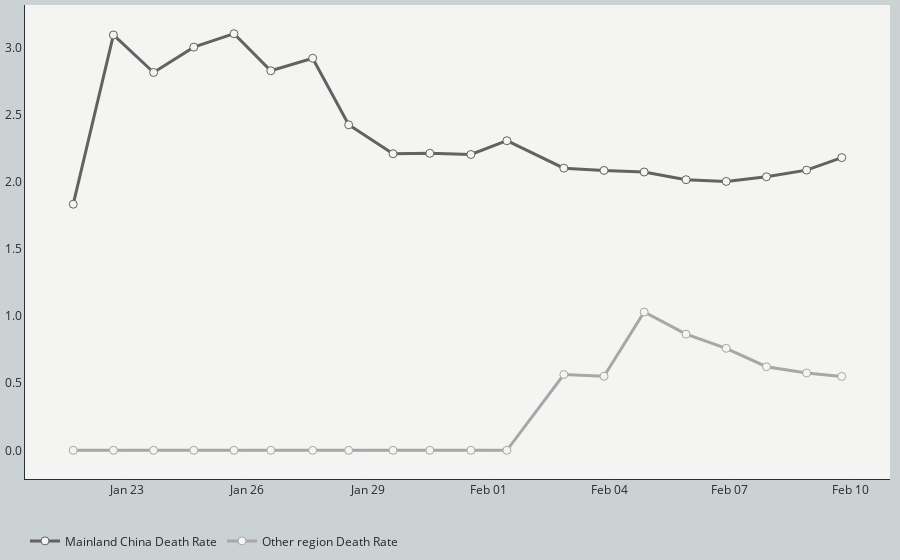

Notebook code for this chart:
### Code cell
# Line plot for deaths cases
# Set up tick scale based on confirmed case number
tickList = list(np.arange(0, (df_deaths['Mainland China']/df_confirmed['Mainland China']*100).max(), 0.5))

# Create empty figure canvas
fig_rate = go.Figure()
# Add trace to the figure
fig_rate.add_trace(go.Scatter(x=df_deaths['Date'], y=df_deaths['Mainland China']/df_confirmed['Mainland China']*100,
                                mode='lines+markers',
                                name='Mainland China Death Rate',
                                line=dict(color='#626262', width=3),
                                marker=dict(size=8, color='#f4f4f2',
                                            line=dict(width=1,color='#626262')),
                                text=[datetime.strftime(d, '%b %d %Y AEDT') for d in df_deaths['Date']],
                                hovertext=['Mainland China death rate<br>{:.2f}%'.format(i) for i in df_deaths['Mainland China']/df_confirmed['Mainland China']*100],
                                hovertemplate='<b>%{text}</b><br></br>'+
                                              '%{hovertext}'+
                                              '<extra></extra>'))
fig_rate.add_trace(go.Scatter(x=df_deaths['Date'], y=df_deaths['Other locations']/df_confirmed['Other locations']*100,
                                mode='lines+markers',
                                name='Other region Death Rate',
                                line=dict(color='#a7a7a7', width=3),
                                marker=dict(size=8, color='#f4f4f2',
                                            line=dict(width=1,color='#a7a7a7')),
                                text=[datetime.strftime(d, '%b %d %Y AEDT') for d in df_deaths['Date']],
                                hovertext=['Mainland China death rate<br>{:.2f}%'.format(i) for i in df_deaths['Other locations']/df_confirmed['Other locations']*100],
                                hovertemplate='<b>%{text}</b><br></br>'+
                                              '%{hovertext}'+
                                              '<extra></extra>'))

# Customise layout
fig_rate.update_layout(
    margin=go.layout.Margin(
        l=10,
        r=10,
        b=10,
        t=5,
        pad=0
    ),
    yaxis=dict(
        showline=True, linecolor='#272e3e',
        zeroline=False,
        gridcolor='rgba(203, 210, 211,.3)',
        gridwidth = .1,
        tickmode='array',
        # Set tick range based on the maximum number
        tickvals=tickList,
        # Set tick label accordingly
        ticktext=['{:.1f}'.format(i) for i in tickList]
    ),
#    yaxis_title="Total Death Case Number",
    xaxis=dict(
        showline=True, linecolor='#272e3e',
        gridcolor='rgba(203, 210, 211,.3)',
        gridwidth = .1,
        zeroline=False
    ),
    xaxis_tickformat='%b %d',
    hovermode = 'x',
    legend_orientation="h",
#    legend=dict(x=.35, y=-.05),
    plot_bgcolor='#f4f4f2',
    paper_bgcolor='#cbd2d3',
    font=dict(color='#292929')
)

fig_rate.show()

### Figure 1 — Plotly figure (JSON) as saved in the notebook; plotly's stock layout.template omitted (floating-point values rounded to 4 significant figures)
{"data": [{"hovertemplate": "<b>%{text}</b><br></br>%{hovertext}<extra></extra>", "hovertext": ["Mainland China death rate<br>2.18%", "Mainland China death rate<br>2.09%", "Mainland China death rate<br>2.04%", "Mainland China death rate<br>2.00%", "Mainland China death rate<br>2.02%", "Mainland China death rate<br>2.07%", "Mainland China death rate<br>2.09%", "Mainland China death rate<br>2.10%", "Mainland China death rate<br>2.31%", "Mainland China death rate<br>2.21%", "Mainland China death rate<br>2.21%", "Mainland China death rate<br>2.21%", "Mainland China death rate<br>2.43%", "Mainland China death rate<br>2.92%", "Mainland China death rate<br>2.83%", "Mainland China death rate<br>3.11%", "Mainland China death rate<br>3.01%", "Mainland China death rate<br>2.82%", "Mainland China death rate<br>3.10%", "Mainland China death rate<br>1.83%"], "line": {"color": "#626262", "width": 3}, "marker": {"color": "#f4f4f2", "line": {"color": "#626262", "width": 1}, "size": 8}, "mode": "lines+markers", "name": "Mainland China Death Rate", "text": ["Feb 09 2020 AEDT", "Feb 08 2020 AEDT", "Feb 07 2020 AEDT", "Feb 06 2020 AEDT", "Feb 05 2020 AEDT", "Feb 04 2020 AEDT", "Feb 03 2020 AEDT", "Feb 02 2020 AEDT", "Feb 01 2020 AEDT", "Jan 31 2020 AEDT", "Jan 30 2020 AEDT", "Jan 29 2020 AEDT", "Jan 28 2020 AEDT", "Jan 27 2020 AEDT", "Jan 26 2020 AEDT", "Jan 25 2020 AEDT", "Jan 24 2020 AEDT", "Jan 23 2020 AEDT", "Jan 22 2020 AEDT", "Jan 21 2020 AEDT"], "type": "scatter", "x": ["2020-02-09T19:00:00", "2020-02-08T22:00:00", "2020-02-07T22:00:00", "2020-02-06T22:00:00", "2020-02-05T22:00:00", "2020-02-04T21:00:00", "2020-02-03T21:00:00", "2020-02-02T21:00:00", "2020-02-01T11:00:00", "2020-01-31T13:30:00", "2020-01-30T13:00:00", "2020-01-29T15:00:00", "2020-01-28T12:30:00", "2020-01-27T15:00:00", "2020-01-26T14:00:00", "2020-01-25T16:00:00", "2020-01-24T16:00:00", "2020-01-23T16:00:00", "2020-01-22T16:00:00", "2020-01-21T16:00:00"], "y": [2.182, 2.089, 2.039, 2.005, 2.018, 2.075, 2.086, 2.104, 2.308, 2.205, 2.214, 2.211, 2.427, 2.923, 2.83, 3.106, 3.006, 2.817, 3.097, 1.835]}, {"hovertemplate": "<b>%{text}</b><br></br>%{hovertext}<extra></extra>", "hovertext": ["Mainland China death rate<br>0.55%", "Mainland China death rate<br>0.58%", "Mainland China death rate<br>0.62%", "Mainland China death rate<br>0.76%", "Mainland China death rate<br>0.87%", "Mainland China death rate<br>1.03%", "Mainland China death rate<br>0.55%", "Mainland China death rate<br>0.56%", "Mainland China death rate<br>0.00%", "Mainland China death rate<br>0.00%", "Mainland China death rate<br>0.00%", "Mainland China death rate<br>0.00%", "Mainland China death rate<br>0.00%", "Mainland China death rate<br>0.00%", "Mainland China death rate<br>0.00%", "Mainland China death rate<br>0.00%", "Mainland China death rate<br>0.00%", "Mainland China death rate<br>0.00%", "Mainland China death rate<br>0.00%", "Mainland China death rate<br>0.00%"], "line": {"color": "#a7a7a7", "width": 3}, "marker": {"color": "#f4f4f2", "line": {"color": "#a7a7a7", "width": 1}, "size": 8}, "mode": "lines+markers", "name": "Other region Death Rate", "text": ["Feb 09 2020 AEDT", "Feb 08 2020 AEDT", "Feb 07 2020 AEDT", "Feb 06 2020 AEDT", "Feb 05 2020 AEDT", "Feb 04 2020 AEDT", "Feb 03 2020 AEDT", "Feb 02 2020 AEDT", "Feb 01 2020 AEDT", "Jan 31 2020 AEDT", "Jan 30 2020 AEDT", "Jan 29 2020 AEDT", "Jan 28 2020 AEDT", "Jan 27 2020 AEDT", "Jan 26 2020 AEDT", "Jan 25 2020 AEDT", "Jan 24 2020 AEDT", "Jan 23 2020 AEDT", "Jan 22 2020 AEDT", "Jan 21 2020 AEDT"], "type": "scatter", "x": ["2020-02-09T19:00:00", "2020-02-08T22:00:00", "2020-02-07T22:00:00", "2020-02-06T22:00:00", "2020-02-05T22:00:00", "2020-02-04T21:00:00", "2020-02-03T21:00:00", "2020-02-02T21:00:00", "2020-02-01T11:00:00", "2020-01-31T13:30:00", "2020-01-30T13:00:00", "2020-01-29T15:00:00", "2020-01-28T12:30:00", "2020-01-27T15:00:00", "2020-01-26T14:00:00", "2020-01-25T16:00:00", "2020-01-24T16:00:00", "2020-01-23T16:00:00", "2020-01-22T16:00:00", "2020-01-21T16:00:00"], "y": [0.551, 0.5764, 0.6231, 0.7605, 0.8658, 1.031, 0.5525, 0.565, 0, 0, 0, 0, 0, 0, 0, 0, 0, 0, 0, 0]}], "layout": {"font": {"color": "#292929"}, "hovermode": "x", "legend": {"orientation": "h"}, "margin": {"b": 10, "l": 10, "pad": 0, "r": 10, "t": 5}, "paper_bgcolor": "#cbd2d3", "plot_bgcolor": "#f4f4f2", "xaxis": {"gridcolor": "rgba(203, 210, 211,.3)", "gridwidth": 0.1, "linecolor": "#272e3e", "showline": true, "tickformat": "%b %d", "zeroline": false}, "yaxis": {"gridcolor": "rgba(203, 210, 211,.3)", "gridwidth": 0.1, "linecolor": "#272e3e", "showline": true, "tickmode": "array", "ticktext": ["0.0", "0.5", "1.0", "1.5", "2.0", "2.5", "3.0"], "tickvals": [0, 0.5, 1, 1.5, 2, 2.5, 3], "zeroline": false}}}
